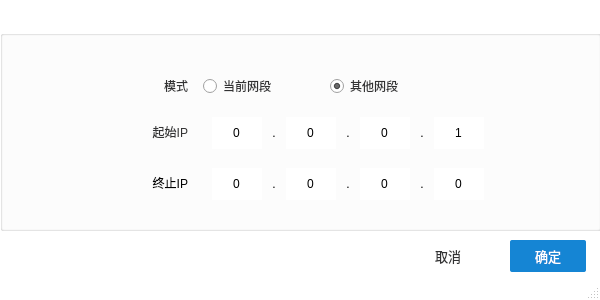
<?xml version="1.0" encoding="UTF-8"?>
<ui version="4.0">
 <class>tool_search_set</class>
 <widget class="QMainWindow" name="tool_search_set">
  <property name="geometry">
   <rect>
    <x>0</x>
    <y>0</y>
    <width>600</width>
    <height>300</height>
   </rect>
  </property>
  <property name="minimumSize">
   <size>
    <width>600</width>
    <height>300</height>
   </size>
  </property>
  <property name="maximumSize">
   <size>
    <width>600</width>
    <height>300</height>
   </size>
  </property>
  <property name="windowTitle">
   <string>设置搜索网段</string>
  </property>
  <property name="styleSheet">
   <string notr="true">QMainWindow
{
	background-color : rgb(255, 255, 255);
}

</string>
  </property>
  <widget class="QWidget" name="centralwidget">
   <widget class="QGroupBox" name="groupBox">
    <property name="geometry">
     <rect>
      <x>0</x>
      <y>30</y>
      <width>601</width>
      <height>201</height>
     </rect>
    </property>
    <property name="title">
     <string/>
    </property>
    <widget class="QGroupBox" name="groupBox_3">
     <property name="geometry">
      <rect>
       <x>200</x>
       <y>30</y>
       <width>291</width>
       <height>151</height>
      </rect>
     </property>
     <property name="styleSheet">
      <string notr="true">QGroupBox
{
	border : none;

}
QSpinBox
{
	border : none;
}</string>
     </property>
     <property name="title">
      <string/>
     </property>
     <layout class="QGridLayout" name="gridLayout_2">
      <property name="leftMargin">
       <number>0</number>
      </property>
      <property name="topMargin">
       <number>0</number>
      </property>
      <property name="rightMargin">
       <number>0</number>
      </property>
      <property name="bottomMargin">
       <number>0</number>
      </property>
      <property name="spacing">
       <number>0</number>
      </property>
      <item row="0" column="0">
       <widget class="QGroupBox" name="groupBox_2">
        <property name="minimumSize">
         <size>
          <width>200</width>
          <height>40</height>
         </size>
        </property>
        <property name="maximumSize">
         <size>
          <width>200</width>
          <height>40</height>
         </size>
        </property>
        <property name="styleSheet">
         <string notr="true">QRadioButton::indicator:checked
{
	border-image:url(:/png/shuncom_ico/png_ico/单选框.png)
}
</string>
        </property>
        <property name="title">
         <string/>
        </property>
        <layout class="QGridLayout" name="gridLayout">
         <property name="leftMargin">
          <number>0</number>
         </property>
         <property name="topMargin">
          <number>0</number>
         </property>
         <property name="rightMargin">
          <number>0</number>
         </property>
         <property name="bottomMargin">
          <number>0</number>
         </property>
         <property name="spacing">
          <number>0</number>
         </property>
         <item row="0" column="0">
          <widget class="QRadioButton" name="radioButton">
           <property name="styleSheet">
            <string notr="true">color: rgb(50, 50, 51);</string>
           </property>
           <property name="text">
            <string>当前网段</string>
           </property>
          </widget>
         </item>
         <item row="0" column="1">
          <spacer name="horizontalSpacer">
           <property name="orientation">
            <enum>Qt::Horizontal</enum>
           </property>
           <property name="sizeHint" stdset="0">
            <size>
             <width>31</width>
             <height>20</height>
            </size>
           </property>
          </spacer>
         </item>
         <item row="0" column="2">
          <widget class="QRadioButton" name="radioButton_2">
           <property name="styleSheet">
            <string notr="true">color: rgb(50, 50, 51);</string>
           </property>
           <property name="text">
            <string>其他网段</string>
           </property>
           <property name="checked">
            <bool>true</bool>
           </property>
          </widget>
         </item>
        </layout>
       </widget>
      </item>
      <item row="1" column="0">
       <widget class="QGroupBox" name="groupBox_4">
        <property name="minimumSize">
         <size>
          <width>290</width>
          <height>55</height>
         </size>
        </property>
        <property name="maximumSize">
         <size>
          <width>290</width>
          <height>55</height>
         </size>
        </property>
        <property name="title">
         <string/>
        </property>
        <layout class="QGridLayout" name="gridLayout_3">
         <item row="0" column="0">
          <widget class="QSpinBox" name="spinBox_4">
           <property name="minimumSize">
            <size>
             <width>50</width>
             <height>32</height>
            </size>
           </property>
           <property name="maximumSize">
            <size>
             <width>50</width>
             <height>32</height>
            </size>
           </property>
           <property name="alignment">
            <set>Qt::AlignCenter</set>
           </property>
           <property name="buttonSymbols">
            <enum>QAbstractSpinBox::NoButtons</enum>
           </property>
           <property name="maximum">
            <number>255</number>
           </property>
          </widget>
         </item>
         <item row="0" column="1">
          <widget class="QLabel" name="label_2">
           <property name="text">
            <string>.</string>
           </property>
           <property name="alignment">
            <set>Qt::AlignCenter</set>
           </property>
          </widget>
         </item>
         <item row="0" column="2">
          <widget class="QSpinBox" name="spinBox_3">
           <property name="minimumSize">
            <size>
             <width>50</width>
             <height>32</height>
            </size>
           </property>
           <property name="maximumSize">
            <size>
             <width>50</width>
             <height>32</height>
            </size>
           </property>
           <property name="alignment">
            <set>Qt::AlignCenter</set>
           </property>
           <property name="buttonSymbols">
            <enum>QAbstractSpinBox::NoButtons</enum>
           </property>
           <property name="maximum">
            <number>255</number>
           </property>
          </widget>
         </item>
         <item row="0" column="3">
          <widget class="QLabel" name="label_3">
           <property name="text">
            <string>.</string>
           </property>
           <property name="alignment">
            <set>Qt::AlignCenter</set>
           </property>
          </widget>
         </item>
         <item row="0" column="4">
          <widget class="QSpinBox" name="spinBox_2">
           <property name="minimumSize">
            <size>
             <width>50</width>
             <height>32</height>
            </size>
           </property>
           <property name="maximumSize">
            <size>
             <width>50</width>
             <height>32</height>
            </size>
           </property>
           <property name="alignment">
            <set>Qt::AlignCenter</set>
           </property>
           <property name="buttonSymbols">
            <enum>QAbstractSpinBox::NoButtons</enum>
           </property>
           <property name="maximum">
            <number>255</number>
           </property>
          </widget>
         </item>
         <item row="0" column="5">
          <widget class="QLabel" name="label_4">
           <property name="text">
            <string>.</string>
           </property>
           <property name="alignment">
            <set>Qt::AlignCenter</set>
           </property>
          </widget>
         </item>
         <item row="0" column="6">
          <widget class="QSpinBox" name="spinBox_1">
           <property name="minimumSize">
            <size>
             <width>50</width>
             <height>32</height>
            </size>
           </property>
           <property name="maximumSize">
            <size>
             <width>50</width>
             <height>32</height>
            </size>
           </property>
           <property name="alignment">
            <set>Qt::AlignCenter</set>
           </property>
           <property name="buttonSymbols">
            <enum>QAbstractSpinBox::NoButtons</enum>
           </property>
           <property name="minimum">
            <number>1</number>
           </property>
           <property name="maximum">
            <number>255</number>
           </property>
          </widget>
         </item>
        </layout>
       </widget>
      </item>
      <item row="2" column="0">
       <widget class="QGroupBox" name="groupBox_6">
        <property name="minimumSize">
         <size>
          <width>290</width>
          <height>55</height>
         </size>
        </property>
        <property name="maximumSize">
         <size>
          <width>290</width>
          <height>55</height>
         </size>
        </property>
        <property name="title">
         <string/>
        </property>
        <layout class="QGridLayout" name="gridLayout_5">
         <item row="0" column="0">
          <widget class="QSpinBox" name="spinBox_8">
           <property name="minimumSize">
            <size>
             <width>50</width>
             <height>32</height>
            </size>
           </property>
           <property name="maximumSize">
            <size>
             <width>50</width>
             <height>32</height>
            </size>
           </property>
           <property name="alignment">
            <set>Qt::AlignCenter</set>
           </property>
           <property name="buttonSymbols">
            <enum>QAbstractSpinBox::NoButtons</enum>
           </property>
           <property name="maximum">
            <number>255</number>
           </property>
          </widget>
         </item>
         <item row="0" column="1">
          <widget class="QLabel" name="label_8">
           <property name="text">
            <string>.</string>
           </property>
           <property name="alignment">
            <set>Qt::AlignCenter</set>
           </property>
          </widget>
         </item>
         <item row="0" column="2">
          <widget class="QSpinBox" name="spinBox_7">
           <property name="minimumSize">
            <size>
             <width>50</width>
             <height>32</height>
            </size>
           </property>
           <property name="maximumSize">
            <size>
             <width>50</width>
             <height>32</height>
            </size>
           </property>
           <property name="alignment">
            <set>Qt::AlignCenter</set>
           </property>
           <property name="buttonSymbols">
            <enum>QAbstractSpinBox::NoButtons</enum>
           </property>
           <property name="maximum">
            <number>255</number>
           </property>
          </widget>
         </item>
         <item row="0" column="3">
          <widget class="QLabel" name="label_7">
           <property name="text">
            <string>.</string>
           </property>
           <property name="alignment">
            <set>Qt::AlignCenter</set>
           </property>
          </widget>
         </item>
         <item row="0" column="4">
          <widget class="QSpinBox" name="spinBox_6">
           <property name="minimumSize">
            <size>
             <width>50</width>
             <height>32</height>
            </size>
           </property>
           <property name="maximumSize">
            <size>
             <width>50</width>
             <height>32</height>
            </size>
           </property>
           <property name="alignment">
            <set>Qt::AlignCenter</set>
           </property>
           <property name="buttonSymbols">
            <enum>QAbstractSpinBox::NoButtons</enum>
           </property>
           <property name="maximum">
            <number>255</number>
           </property>
          </widget>
         </item>
         <item row="0" column="5">
          <widget class="QLabel" name="label_6">
           <property name="text">
            <string>.</string>
           </property>
           <property name="alignment">
            <set>Qt::AlignCenter</set>
           </property>
          </widget>
         </item>
         <item row="0" column="6">
          <widget class="QSpinBox" name="spinBox_5">
           <property name="minimumSize">
            <size>
             <width>50</width>
             <height>32</height>
            </size>
           </property>
           <property name="maximumSize">
            <size>
             <width>50</width>
             <height>32</height>
            </size>
           </property>
           <property name="alignment">
            <set>Qt::AlignCenter</set>
           </property>
           <property name="buttonSymbols">
            <enum>QAbstractSpinBox::NoButtons</enum>
           </property>
           <property name="maximum">
            <number>254</number>
           </property>
          </widget>
         </item>
        </layout>
       </widget>
      </item>
     </layout>
    </widget>
    <widget class="QGroupBox" name="groupBox_5">
     <property name="geometry">
      <rect>
       <x>110</x>
       <y>30</y>
       <width>81</width>
       <height>151</height>
      </rect>
     </property>
     <property name="styleSheet">
      <string notr="true">border : none;</string>
     </property>
     <property name="title">
      <string/>
     </property>
     <layout class="QGridLayout" name="gridLayout_4">
      <property name="leftMargin">
       <number>0</number>
      </property>
      <property name="topMargin">
       <number>0</number>
      </property>
      <property name="rightMargin">
       <number>0</number>
      </property>
      <property name="bottomMargin">
       <number>0</number>
      </property>
      <property name="spacing">
       <number>0</number>
      </property>
      <item row="2" column="0">
       <widget class="QLabel" name="label_24">
        <property name="text">
         <string>终止IP</string>
        </property>
        <property name="alignment">
         <set>Qt::AlignRight|Qt::AlignTrailing|Qt::AlignVCenter</set>
        </property>
       </widget>
      </item>
      <item row="0" column="0">
       <widget class="QLabel" name="label">
        <property name="minimumSize">
         <size>
          <width>0</width>
          <height>40</height>
         </size>
        </property>
        <property name="maximumSize">
         <size>
          <width>16777215</width>
          <height>40</height>
         </size>
        </property>
        <property name="styleSheet">
         <string notr="true">color: rgb(50, 50, 51);</string>
        </property>
        <property name="text">
         <string>模式</string>
        </property>
        <property name="alignment">
         <set>Qt::AlignRight|Qt::AlignTrailing|Qt::AlignVCenter</set>
        </property>
       </widget>
      </item>
      <item row="1" column="0">
       <widget class="QLabel" name="label_5">
        <property name="styleSheet">
         <string notr="true">color: rgb(50, 50, 51);</string>
        </property>
        <property name="text">
         <string>起始IP</string>
        </property>
        <property name="alignment">
         <set>Qt::AlignRight|Qt::AlignTrailing|Qt::AlignVCenter</set>
        </property>
       </widget>
      </item>
     </layout>
    </widget>
   </widget>
   <widget class="QPushButton" name="pushButton_2">
    <property name="geometry">
     <rect>
      <x>410</x>
      <y>240</y>
      <width>76</width>
      <height>32</height>
     </rect>
    </property>
    <property name="minimumSize">
     <size>
      <width>76</width>
      <height>32</height>
     </size>
    </property>
    <property name="maximumSize">
     <size>
      <width>76</width>
      <height>32</height>
     </size>
    </property>
    <property name="styleSheet">
     <string notr="true">/*按钮普通态*/
QPushButton
{
    /*字体为微软雅黑*/
    font-family:Microsoft Yahei;
    /*字体大小为20点*/
    font-size:10pt;
    /*字体颜色*/ 
	color: rgb(50, 50, 51);
 	/*背景颜色*/  
    background-color:rgb(255,255,255);
    /*边框圆角半径为8像素*/ 
    border-radius:2px;
	width:65px;
}
 
/*按钮停留态*/
QPushButton:hover
{
   /*背景颜色*/  
    background-color: rgb(85, 170, 255);
}
 
/*按钮按下态*/
QPushButton:pressed
{
    /*背景颜色*/  
 	background-color:rgb(170 , 255 , 255);
    /*左内边距为3像素，让按下时字向右移动3像素*/  
    padding-left:3px;
    /*上内边距为3像素，让按下时字向下移动3像素*/  
    padding-top:3px;
}</string>
    </property>
    <property name="text">
     <string>取消</string>
    </property>
   </widget>
   <widget class="QPushButton" name="pushButton">
    <property name="geometry">
     <rect>
      <x>510</x>
      <y>240</y>
      <width>76</width>
      <height>32</height>
     </rect>
    </property>
    <property name="minimumSize">
     <size>
      <width>76</width>
      <height>32</height>
     </size>
    </property>
    <property name="maximumSize">
     <size>
      <width>76</width>
      <height>32</height>
     </size>
    </property>
    <property name="styleSheet">
     <string notr="true">/*按钮普通态*/
QPushButton
{
    /*字体为微软雅黑*/
    font-family:Microsoft Yahei;
    /*字体大小为20点*/
    font-size:10pt;
    /*字体颜色*/ 
	color: rgb(255, 255, 255);
 	/*背景颜色*/  
	/**/
    background-color: rgb(21, 133, 212);
    /*边框圆角半径为8像素*/ 
    border-radius:2px;
	width:65px;
}
 
/*按钮停留态*/
QPushButton:hover
{
   /*背景颜色*/  
    background-color: rgb(85, 170, 255);
}
 
/*按钮按下态*/
QPushButton:pressed
{
    /*背景颜色*/  
 	background-color:rgb(170 , 255 , 255);
    /*左内边距为3像素，让按下时字向右移动3像素*/  
    padding-left:3px;
    /*上内边距为3像素，让按下时字向下移动3像素*/  
    padding-top:3px;
}</string>
    </property>
    <property name="text">
     <string>确定</string>
    </property>
   </widget>
  </widget>
  <widget class="QStatusBar" name="statusbar"/>
 </widget>
 <resources>
  <include location="../../shuncom_qrc.qrc"/>
 </resources>
 <connections>
  <connection>
   <sender>radioButton</sender>
   <signal>clicked(bool)</signal>
   <receiver>groupBox_4</receiver>
   <slot>setDisabled(bool)</slot>
   <hints>
    <hint type="sourcelabel">
     <x>217</x>
     <y>79</y>
    </hint>
    <hint type="destinationlabel">
     <x>207</x>
     <y>108</y>
    </hint>
   </hints>
  </connection>
  <connection>
   <sender>radioButton</sender>
   <signal>clicked(bool)</signal>
   <receiver>groupBox_6</receiver>
   <slot>setDisabled(bool)</slot>
   <hints>
    <hint type="sourcelabel">
     <x>223</x>
     <y>81</y>
    </hint>
    <hint type="destinationlabel">
     <x>207</x>
     <y>184</y>
    </hint>
   </hints>
  </connection>
  <connection>
   <sender>radioButton_2</sender>
   <signal>clicked(bool)</signal>
   <receiver>groupBox_4</receiver>
   <slot>setEnabled(bool)</slot>
   <hints>
    <hint type="sourcelabel">
     <x>356</x>
     <y>76</y>
    </hint>
    <hint type="destinationlabel">
     <x>353</x>
     <y>120</y>
    </hint>
   </hints>
  </connection>
  <connection>
   <sender>radioButton_2</sender>
   <signal>clicked(bool)</signal>
   <receiver>groupBox_6</receiver>
   <slot>setEnabled(bool)</slot>
   <hints>
    <hint type="sourcelabel">
     <x>351</x>
     <y>82</y>
    </hint>
    <hint type="destinationlabel">
     <x>353</x>
     <y>173</y>
    </hint>
   </hints>
  </connection>
 </connections>
</ui>
